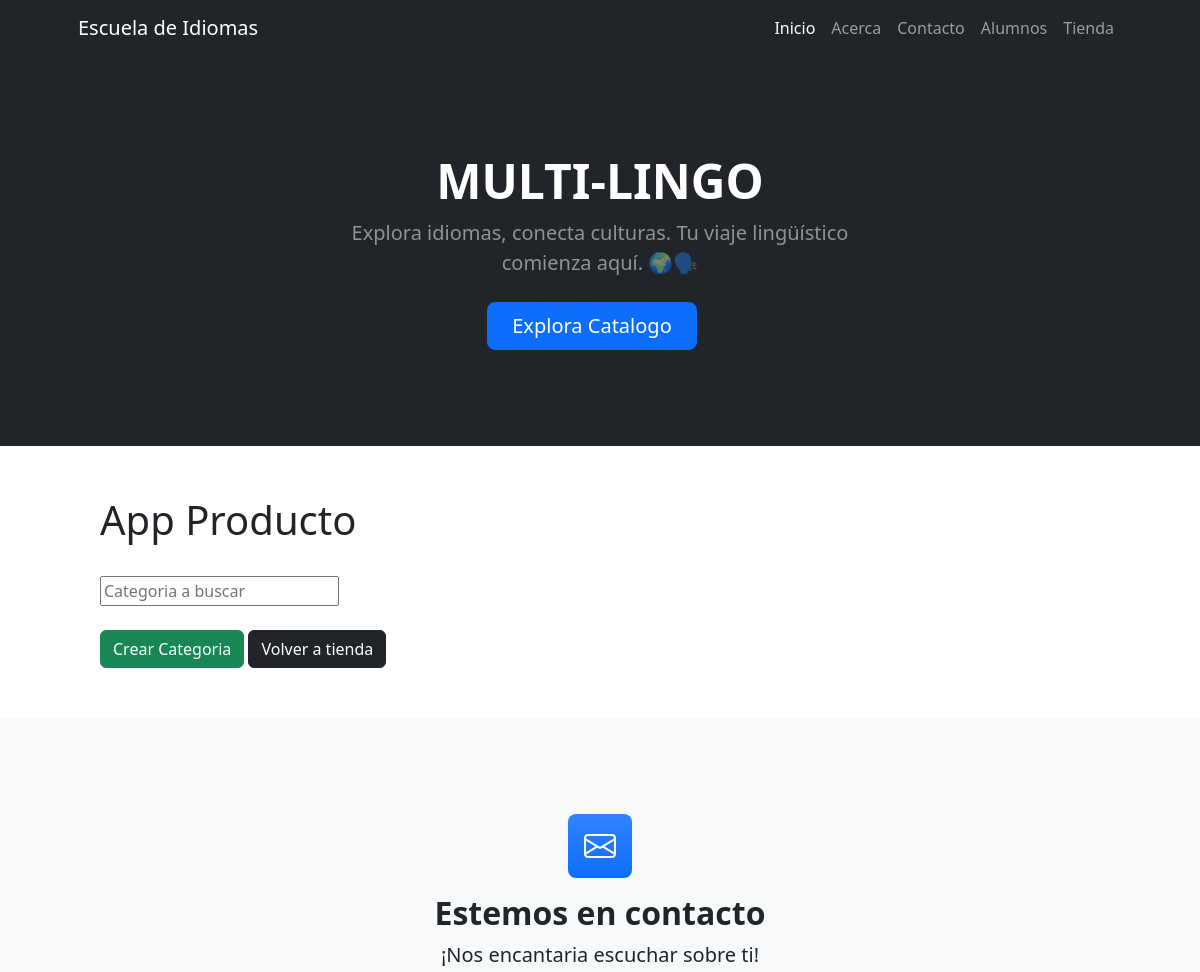
The app's page /producto/productocategoria/list/ (upper part), older data.
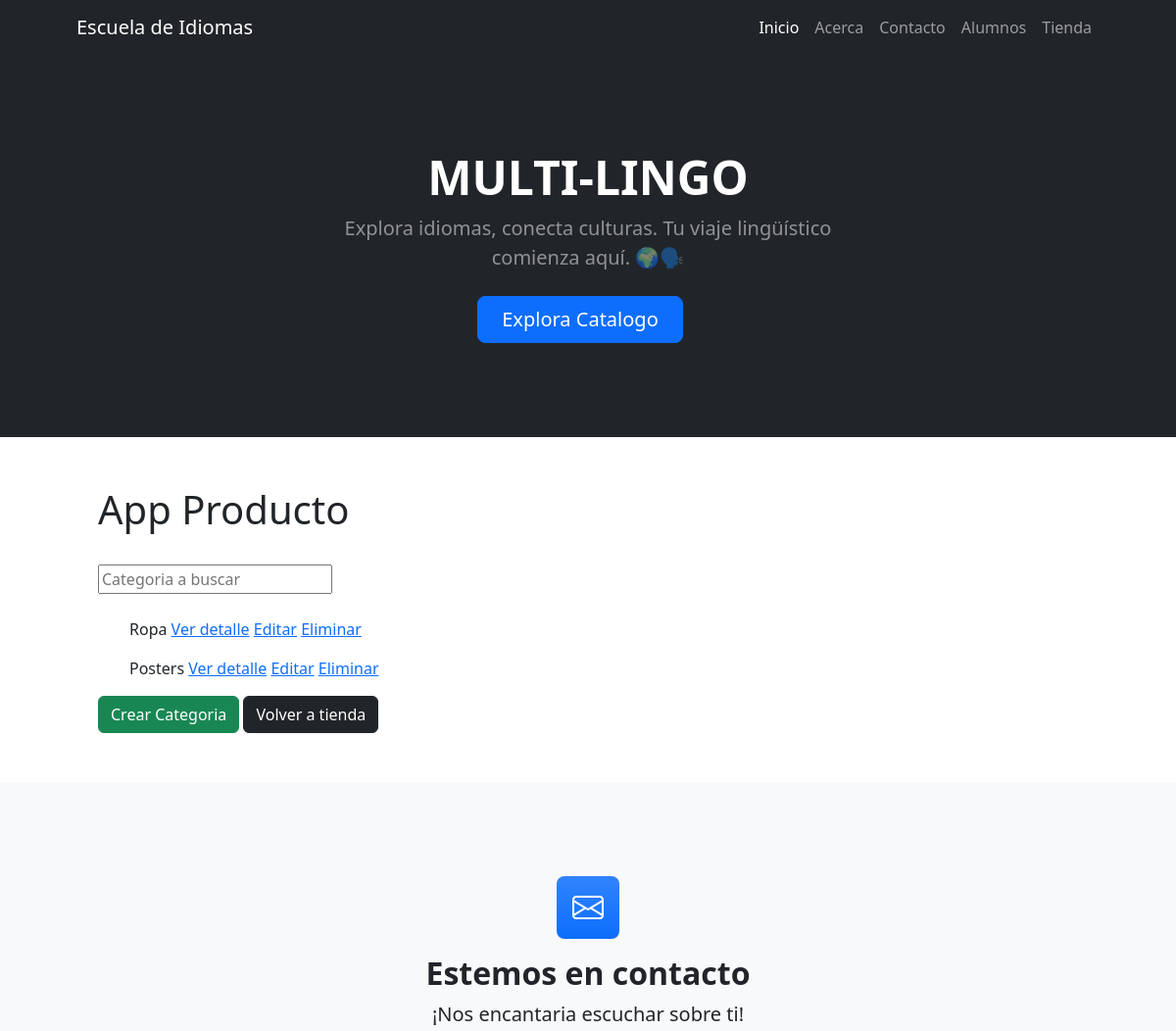
The same page, newer data.
### producto/models.py (models this page shows, shortened)
class ProductoCategoria(models.Model):
    nombre = models.CharField(max_length=50)
    descripcion = models.CharField(max_length=250, null=True, blank=True, verbose_name="descripcion")
    class Meta:
        verbose_name = "categoria de productos"
        verbose_name_plural = "categorias de productos"

### producto/views.py (the view)
# urls.py: path("productocategoria/list/", views.ProductoCategoriaList.as_view(), name="productocategoria_list"),
class ProductoCategoriaList(ListView):
    model = models.ProductoCategoria
    def get_queryset(self):
        if self.request.GET.get("buscar"):
            consulta = self.request.GET.get("buscar")
            object_list = models.ProductoCategoria.objects.filter(
                nombre__icontains=consulta
            )
        else:
            object_list = models.ProductoCategoria.objects.all()
        return object_list

### producto/templates/producto/productocategoria_list.html
{% extends 'producto/base.html' %}
{% block producto %}
    <div class="py-4">
        <form action="" method="get">
            <input type="text" name="buscar" placeholder="Categoria a buscar">
        </form>
    </div>
    {% for producto in object_list %}
        <ul>
            {{ producto.nombre }}
                <a href="{% url 'producto:productocategoria_detail' producto.id %}">Ver detalle</a>
                <a href="{% url 'producto:productocategoria_update' producto.id %}">Editar</a>
                <a href="{% url 'producto:productocategoria_delete' producto.id %}">Eliminar</a>
        </ul>
    {% endfor %}
    <a href="{% url 'producto:productocategoria_form' %}" class="btn btn-success ">Crear Categoria</a>
    <a href="{% url 'producto:index' %}" class="btn btn-dark ">Volver a tienda</a>
{% endblock producto %}

Row changes from the older to the newer data that the page shows:
added ProductoCategoria: nombre "Ropa"
added ProductoCategoria: nombre "Posters"
